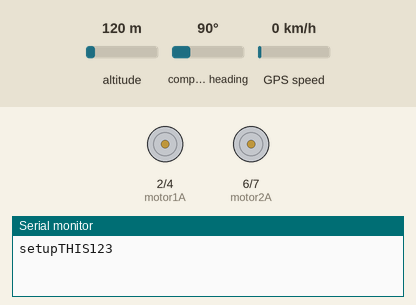
The sketch below on a simulated Arduino Uno, built with avr-gcc and run on an emulated ATmega328P. On the bench: motor-driver pin pairs drawn as motors (green arrow = first pin HIGH = forward, orange = second pin HIGH = backward, longer = more drive, scaled by the enable pin), the last lines printed to the serial monitor. The inputs (shaded band) are chosen by the test bench; at power-on: altitude 120 m, compass heading 90°, GPS speed 0 km/h. The GPS gets a fix after 3 s at 37.7749, -122.4194 with 8 satellites; no radio packets arrive unless stated.

Above: at 0.1 s.
At 7.3 s:
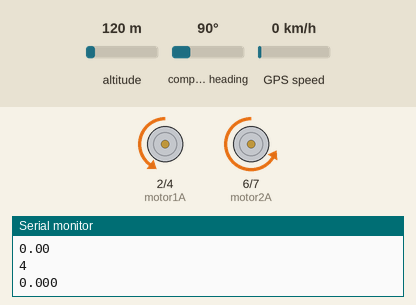
At 10.3 s:
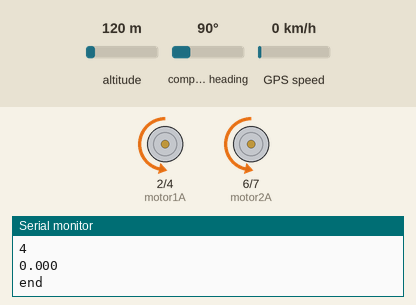
Timing chart, 0 to 11.8 s (numbered marks = the images above):
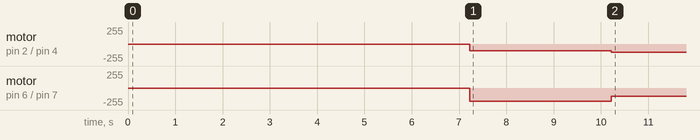

Measured:
- by itself, motor on pin 2 (motor1A) / pin 4 (motor1B): stopped → backward 100/255 at 7.2 s, → backward 125/255 3.0 s later
- by itself, motor on pin 6 (motor2A) / pin 7 (motor2B): stopped → backward 200/255 at 7.2 s, → backward 125/255 3.0 s later

The sketch:

PIDController.ino
```cpp
#include <SoftwareSerial.h>
#include <TinyGPS.h>
#include "bearingCalc.h"
//TRANSMITTER
#include <VirtualWire.h>
#include <String.h>

float latDest = 55.782637;
float lonDest = 12.513893;

const float Kp = .4f; //2.0
const float Ki = 2.0f; //4.0
const float Kd = 1.0f; //100.00

float lastError = 0;
const float oldValWeight = 0.99f;
const float newValWeight = 0.01f;


int rightMotorSpeed;
int leftMotorSpeed;

// Motorer:
const int motor1A = 2;
const int motor1B = 4;
const int motor2A = 6;
const int motor2B = 7;

//PVM  setting
const int PWM1 = 3;
const int PWM2 = 5;

//Transmitter
const int TRNS = 9;

void setup() {
  // put your setup code here, to run once:
  Serial.begin(115200);
  setupThis();
  pinMode(motor1A, OUTPUT);
  pinMode(motor1B, OUTPUT);
  pinMode(motor2A, OUTPUT);
  pinMode(motor2B, OUTPUT);
  pinMode(PWM1, OUTPUT);
  pinMode(PWM2, OUTPUT);
  vw_set_ptt_inverted(true); // Required by the RF module
  vw_setup(2000); // bps connection speed
  vw_set_tx_pin(TRNS); // Arduino pin to connect the receiver data pin
}

void loop() {


  while (!gpsSignal()) {};
  straightForward(250);
  forward(250);
  Serial.println("end");

}

String floatToString(float floatVal){


  char charVal[10];               //temporarily holds data from vals
  String stringVal = "";     //data on buff is copied to this string

  dtostrf(floatVal, 4, 3, charVal);  //4 is mininum width, 3 is precision; float value is copied onto buff
  //display character array

  //convert chararray to string
  for(int i=0;i<sizeof(charVal);i++)
  {
    stringVal+=charVal[i];
  }
  return stringVal;

}

//Motor forward start

void forward(int allSpeed) {
  float errorMargin = getErrorMargin(latDest, lonDest);

  //Code for transmitting the errorMargin
  char *result = (char *) malloc(sizeof(char[255]));
  char *floatVal = (char *) malloc(sizeof(char[255]));
  floatToString(errorMargin).toCharArray(floatVal, 255);
  strcat(result, "ErrorMargin: ");
  Serial.println(floatVal);
  strcat(result, floatVal);
  transmitMessage(result);
  free(result);
  free(floatVal);
  //Transmit end

  calculateWeight(getPID(errorMargin), allSpeed);
  //Write to digital pin, for rotating motors forward
  digitalWrite(motor1A, LOW);
  digitalWrite(motor1B, HIGH);
  digitalWrite(motor2A, LOW);
  digitalWrite(motor2B, HIGH);


  //Write the calculated speed to analog pins.
  analogWrite(PWM1, rightMotorSpeed);
  analogWrite(PWM2, leftMotorSpeed);

  delay(3000);
}

void straightForward(int allSpeed){

  analogWrite(PWM1, allSpeed / 2);
  analogWrite(PWM2, allSpeed / 2);

  delay(2500);

  }


//Motor farword end

//Calculate motor weight

void calculateWeight(float pid, int allSpeed) {
  Serial.println(pid);
  float straight = 0.5f;
  float smallTurnA = 0.6f;
  float smallTurnB = 0.4f;
  float largeTurnA = 0.8f;
  float largeTurnB = 0.2f;
  float rightMotorWeight;
  float leftMotorWeight;


  if (pid > 5.0f && pid < 10.0f) {
    Serial.println("1");
    //drej lidt
    rightMotorWeight = smallTurnA;
    leftMotorWeight = smallTurnB;
  }
  else if (pid > 10.0f) {
    Serial.println("2");
    //drej meget
    rightMotorWeight = largeTurnA;
    leftMotorWeight = largeTurnB;
  }
  else if (pid > -5.0f && pid < -10.0f) {
    Serial.println("3");
    //drej lidt
    rightMotorWeight = smallTurnB;
    leftMotorWeight = smallTurnA;
  }
  else if (pid > -10.0f) {
    Serial.println("4");
    //drej meget
    rightMotorWeight = largeTurnB;
    leftMotorWeight = largeTurnA;
  }
  else { //limits: (pid<5.0f && pid>-5.0f)
    Serial.println("5");
    //lige meget
    rightMotorWeight = straight;
    leftMotorWeight = straight;
  }


  rightMotorSpeed = allSpeed * rightMotorWeight;
  leftMotorSpeed = allSpeed * leftMotorWeight;
  if (rightMotorSpeed > 255) {
    rightMotorSpeed = 255;
  }

  if (leftMotorSpeed > 255) {
    leftMotorSpeed = 255;
  }
  if (rightMotorSpeed < 100) {
    rightMotorSpeed = 100;
  }

  if (leftMotorSpeed < 100) {
    leftMotorSpeed = 100;
  }

  //Code for transmitting the PID
  char *result = (char *) malloc(sizeof(char[255]));
  char *floatVal = (char *) malloc(sizeof(char[255]));
  floatToString(pid).toCharArray(floatVal, 255);
  strcat(result, "PID: ");
  Serial.println(floatVal);
  strcat(result, floatVal);
  transmitMessage(result);
  free(result);
  free(floatVal);
  //Transmit end
}

void transmitMessage(const char *text){
   //Message to send:
   const char *msg = text;
   vw_send((uint8_t *)msg, strlen(msg));
   vw_wait_tx(); // We wait to finish sending the message

}

//PID START

float getProportional(float error) {
  return Kp * error;
}

float getIntegral(float error) {
  return Ki * ((lastError * oldValWeight) + (error * newValWeight));
}

float getDerivative(float lastError, float error) {
  return Kd * (error - lastError);
}

float getPID(float error) {
  //Step 1
  float PIDVal = getProportional(error) + getIntegral(error);
  //Step 2
  //float PIDVal = getProportional(error) + getIntegral(error) + getDerivative(lastError, error);
  lastError = error;

  return PIDVal;
}

//PID END
```

bearingCalc.h
```cpp
#include <math.h>
#include <SoftwareSerial.h>
#include <TinyGPS.h>

TinyGPS gps;
SoftwareSerial ss(13, 12);

float oldLat = 0;
float oldLon = 0;

float curLat = 0;
float curLon = 0;

float goalLat, goalLon;
float curBearing, goalBearing;

float flat, flon;
unsigned long age;

void setupThis(){
  Serial.println("setupTHIS123");
  ss.begin(9600);
  }

static void smartdelay(unsigned long ms)
{
  unsigned long start = millis();
  do
  {
    while (ss.available())
      gps.encode(ss.read());
  }
  while (millis() - start < ms);
}

    float flat1 = 1000.00;
    float flon1;
    unsigned long age1;

boolean gpsSignal() {

  while(flat1 == 1000.00){
    gps.f_get_position(&flat1, &flon1, &age1);
    smartdelay(300);
    Serial.print("her: ");
    Serial.println(flat1);
  }
  return true;
}

//Udregner Bearing
double CalculateHeading(float lat1, float long1, float lat2, float long2)
{
  float a = lat1 * PI / 180;
  float b = long1 * PI / 180;
  float c = lat2 * PI / 180;
  float d = long2     * PI / 180;

  if (cos(c) * sin(d - b) == 0)
    if (c > a)
      return 0;
    else
      return 180;
  else
  {
    float angle = atan2(cos(c) * sin(d - b), sin(c) * cos(a) - sin(a) * cos(c) * cos(d - b));
    return fmod(angle * 180 / PI + 360, 360);
  }
}

float getErrorMargin(float goalLt, float goalLn) {

  if (curLat == 0) {

    float flat, flon;
    unsigned long age;
    gps.f_get_position(&flat, &flon, &age);

    while (flat == 1000) {
      gps.f_get_position(&flat, &flon, &age);
      smartdelay(200);
    };

    curLat = flat;
    curLon = flon;

    smartdelay(1000);

    return 0.0f;
  }
  else {
    oldLat = curLat;
    oldLon = curLon;

    float flat, flon;
    unsigned long age;
    gps.f_get_position(&flat, &flon, &age);
    smartdelay(2000);

    curLat = flat;
    curLon = flon;

    float oldCurBearing;
    float curGoalBearing;

    oldCurBearing = CalculateHeading(curLat, curLon, oldLat, oldLon);

    curGoalBearing = CalculateHeading(curLat, curLon, goalLon, goalLat);

    return curGoalBearing - oldCurBearing;

  }

}
```
